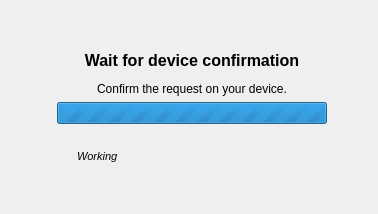
      <widget class="QWidget" name="pageWaiting">
       <layout class="QHBoxLayout" name="horizontalLayout_11">
        <item>
         <spacer name="horizontalSpacer_16">
          <property name="orientation">
           <enum>Qt::Horizontal</enum>
          </property>
          <property name="sizeHint" stdset="0">
           <size>
            <width>40</width>
            <height>20</height>
           </size>
          </property>
         </spacer>
        </item>
        <item>
         <widget class="RotateSpinner" name="widgetSpin" native="true"/>
        </item>
        <item>
         <layout class="QVBoxLayout" name="verticalLayout_9">
          <item>
           <spacer name="verticalSpacer_2">
            <property name="orientation">
             <enum>Qt::Vertical</enum>
            </property>
            <property name="sizeHint" stdset="0">
             <size>
              <width>20</width>
              <height>40</height>
             </size>
            </property>
           </spacer>
          </item>
          <item>
           <widget class="QLabel" name="labelWait">
            <property name="maximumSize">
             <size>
              <width>400</width>
              <height>16777215</height>
             </size>
            </property>
            <property name="text">
             <string>&lt;html&gt;&lt;head/&gt;&lt;body&gt;&lt;p&gt;&lt;span style=&quot; font-size:12pt; font-weight:600;&quot;&gt;Wait for device confirmation&lt;/span&gt;&lt;/p&gt;&lt;p&gt;Confirm the request on your device.&lt;/p&gt;&lt;/body&gt;&lt;/html&gt;</string>
            </property>
            <property name="alignment">
             <set>Qt::AlignCenter</set>
            </property>
           </widget>
          </item>
          <item>
           <widget class="QProgressBar" name="progressBarWait">
            <property name="maximumSize">
             <size>
              <width>300</width>
              <height>16777215</height>
             </size>
            </property>
            <property name="maximum">
             <number>0</number>
            </property>
            <property name="value">
             <number>-1</number>
            </property>
           </widget>
          </item>
          <item>
           <widget class="QLabel" name="labelProgressMessage">
            <property name="sizePolicy">
             <sizepolicy hsizetype="Preferred" vsizetype="Preferred">
              <horstretch>0</horstretch>
              <verstretch>0</verstretch>
             </sizepolicy>
            </property>
            <property name="minimumSize">
             <size>
              <width>270</width>
              <height>0</height>
             </size>
            </property>
            <property name="maximumSize">
             <size>
              <width>300</width>
              <height>16777215</height>
             </size>
            </property>
            <property name="font">
             <font>
              <pointsize>8</pointsize>
              <italic>true</italic>
             </font>
            </property>
            <property name="text">
             <string>Working</string>
            </property>
            <property name="alignment">
             <set>Qt::AlignLeading|Qt::AlignLeft|Qt::AlignTop</set>
            </property>
            <property name="wordWrap">
             <bool>true</bool>
            </property>
            <property name="margin">
             <number>0</number>
            </property>
            <property name="indent">
             <number>20</number>
            </property>
           </widget>
          </item>
          <item>
           <spacer name="verticalSpacer">
            <property name="orientation">
             <enum>Qt::Vertical</enum>
            </property>
            <property name="sizeHint" stdset="0">
             <size>
              <width>20</width>
              <height>40</height>
             </size>
            </property>
           </spacer>
          </item>
         </layout>
        </item>
        <item>
         <spacer name="horizontalSpacer_17">
          <property name="orientation">
           <enum>Qt::Horizontal</enum>
          </property>
          <property name="sizeHint" stdset="0">
           <size>
            <width>40</width>
            <height>20</height>
           </size>
          </property>
         </spacer>
        </item>
       </layout>
      </widget>
